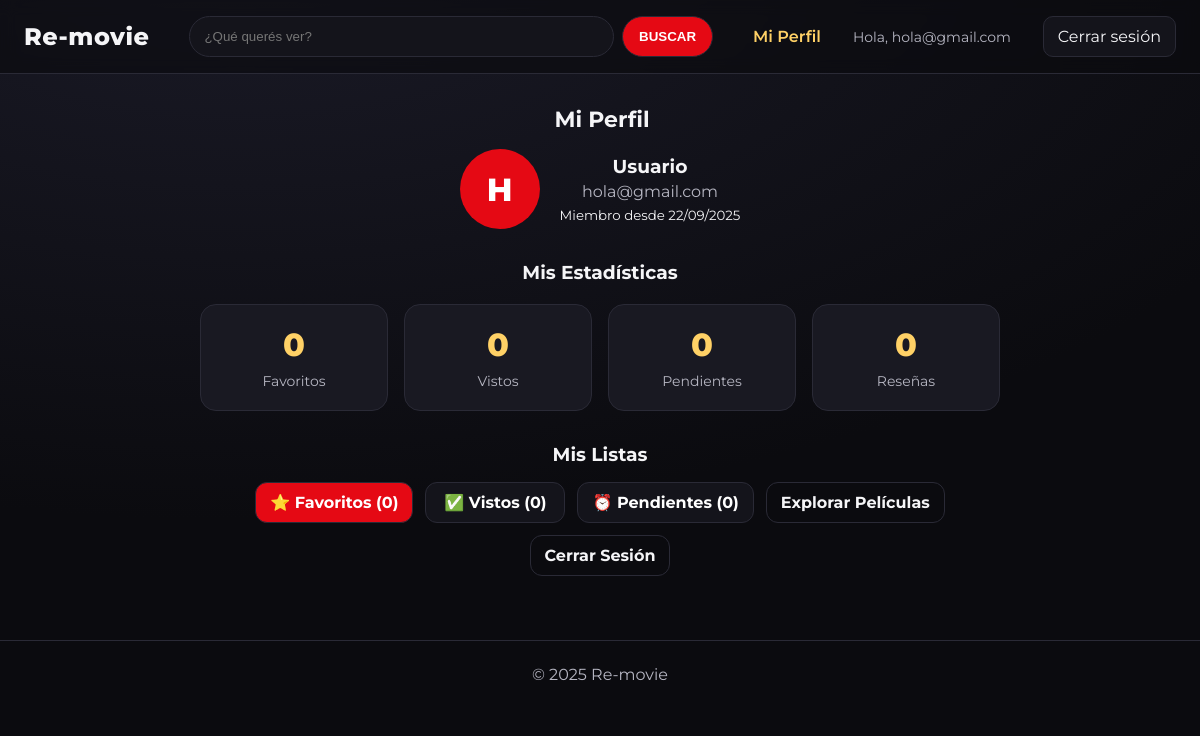
The page /perfil.php (signed in) on the database its author committed.
### tables this page shows
CREATE TABLE `usuarios` (
  `id_usuario` int(11) NOT NULL,
  `nombre_usuario` varchar(50) NOT NULL,
  `email` varchar(100) NOT NULL,
  `password_hash` varchar(255) NOT NULL,
  `fecha_registro` timestamp NOT NULL DEFAULT current_timestamp(),
  `avatar_url` varchar(255) DEFAULT NULL,
  `rol` enum('usuario','admin') DEFAULT 'usuario'
);

### public/perfil.php (the view, shortened to what this page needs)
<?php
include __DIR__ . '/header.php';
$pdo = db();
$user_id = $_SESSION['user_id'];
$stmt = $pdo->prepare("SELECT email, nombre_usuario, fecha_registro FROM usuarios WHERE id_usuario = :id");
$stmt->execute([':id' => $user_id]);
$user = $stmt->fetch();
$stats = [
    'favoritos' => 0,
    'vistos' => 0,
    'pendientes' => 0,
    'resenas' => 0
];
$fav_stmt = $pdo->prepare("SELECT COUNT(*) as count FROM favoritos WHERE id_usuario = :id");
$fav_stmt->execute([':id' => $user_id]);
$stats['favoritos'] = $fav_stmt->fetch()['count'];
$watched_stmt = $pdo->prepare("SELECT COUNT(*) as count FROM vistas WHERE id_usuario = :id");
$watched_stmt->execute([':id' => $user_id]);
$stats['vistos'] = $watched_stmt->fetch()['count'];
$pending_stmt = $pdo->prepare("SELECT COUNT(*) as count FROM pendientes WHERE id_usuario = :id");
$pending_stmt->execute([':id' => $user_id]);
$stats['pendientes'] = $pending_stmt->fetch()['count'];
$reviews_stmt = $pdo->prepare("SELECT COUNT(*) as count FROM calificaciones WHERE id_usuario = :id AND comentario IS NOT NULL");
$reviews_stmt->execute([':id' => $user_id]);
$stats['resenas'] = $reviews_stmt->fetch()['count'];
?>
<section class="section">
  <div class="profile-container">
    <div class="profile-header">
      <h2>Mi Perfil</h2>
      <div class="profile-info">
        <div class="profile-avatar">
          <?= strtoupper(substr($user['nombre_usuario'] ?: $user['email'], 0, 1)) ?>
        </div>
        <div class="profile-details">
          <h3><?= htmlspecialchars($user['nombre_usuario'] ?: 'Usuario') ?></h3>
          <p><?= htmlspecialchars($user['email']) ?></p>
          <small>Miembro desde <?= date('d/m/Y', strtotime($user['fecha_registro'])) ?></small>
        </div>
      </div>
    </div>
    <div class="profile-stats">
      <h3>Mis Estadísticas</h3>
      <div class="stats-grid">
        <div class="stat-card">
          <div class="stat-number"><?= $stats['favoritos'] ?></div>
          <div class="stat-label">Favoritos</div>
        </div>
        <div class="stat-card">
          <div class="stat-number"><?= $stats['vistos'] ?></div>
          <div class="stat-label">Vistos</div>
        </div>
        <div class="stat-card">
          <div class="stat-number"><?= $stats['pendientes'] ?></div>
          <div class="stat-label">Pendientes</div>
        </div>
        <div class="stat-card">
          <div class="stat-number"><?= $stats['resenas'] ?></div>
          <div class="stat-label">Reseñas</div>
        </div>
      </div>
    </div>
    <div class="profile-actions">
      <h3>Mis Listas</h3>
      <div class="action-buttons">
        <a href="favoritos.php" class="btn">⭐ Favoritos (<?= $stats['favoritos'] ?>)</a>
        <a href="vistos.php" class="btn secondary">✅ Vistos (<?= $stats['vistos'] ?>)</a>
        <a href="pendientes.php" class="btn secondary">⏰ Pendientes (<?= $stats['pendientes'] ?>)</a>
        <a href="index.php" class="btn outline">Explorar Películas</a>
        <a href="logout.php" class="btn outline">Cerrar Sesión</a>
      </div>
    </div>
  </div>
</section>
<?php include __DIR__ . '/footer.php'; ?>

### public/header.php (shortened to what this page needs)
<?php
$isLoggedIn = isset($_SESSION['user_id']);
?>
<!doctype html>
<html lang="es">
<head>
  <link rel="stylesheet" href="assets/styles.css">
</head>
<body>
<header class="topbar">
  <a class="brand" href="index.php">Re-movie</a>
  <form class="search" action="search.php" method="get">
    <input name="q" type="search" placeholder="¿Qué querés ver?" value="<?= isset($_GET['q']) ? htmlspecialchars($_GET['q']) : '' ?>">
    <button type="submit">BUSCAR</button>
  </form>
  <nav class="nav">
    <?php if ($isLoggedIn): ?>
      <a href="perfil.php" class="user-profile-link">Mi Perfil</a>
      <span class="user-greeting">Hola, <?= htmlspecialchars($_SESSION['email']) ?></span>
      <a href="logout.php" class="btn-secondary">Cerrar sesión</a>
    <?php else: ?>
      <a href="login.php" class="btn-secondary">Iniciar sesión</a>
    <?php endif; ?>
  </nav>
</header>
<main class="container">

### public/footer.php (shortened to what this page needs)
</main>
<footer class="footer">
  <div>© <?= date('Y') ?> Re-movie</div>
</footer>
</body>
</html>

### public/assets/styles.css (style rules this page uses)
:root { --bg: #0b0b0f; --bg2: #14141b; --text: #f5f5f7; --muted: #b6b6c2; --brand: #e50914; --accent: #ffd166; --card: #191922; --border: #2a2a36; }
* { box-sizing: border-box }
body { margin: 0; font-family: 'Montserrat', system-ui, -apple-system, sans-serif; color: var(--text); background: radial-gradient(1200px 600px at 20% -10%, #1b1b28, #0b0b0f); min-height: 100vh; }
a { color: inherit; text-decoration: none }
.container { max-width: 1200px; margin: 0 auto; padding: 24px }
.topbar { display: flex; align-items: center; gap: 16px; justify-content: space-between; padding: 16px 24px; border-bottom: 1px solid var(--border); background: rgba(10, 10, 14, .6); backdrop-filter: blur(8px); position: sticky; top: 0; z-index: 10; }
.brand { font-weight: 800; font-size: 24px; letter-spacing: .5px }
.search { display: flex; gap: 8px; flex: 1; max-width: 640px; margin: 0 24px }
.search input { flex: 1; padding: 12px 14px; border-radius: 999px; border: 1px solid var(--border); background: var(--bg2); color: var(--text) }
.search button { padding: 12px 16px; border-radius: 999px; border: 1px solid var(--border); background: var(--brand); color: white; font-weight: 700 }
.nav { display: flex; align-items: center; gap: 16px }
.btn-secondary { padding: 10px 14px; border: 1px solid var(--border); border-radius: 10px; background: var(--bg2) }
.section h2 { font-size: 22px; margin: 8px 0 16px 4px }
.footer { padding: 24px; border-top: 1px solid var(--border); color: var(--muted); text-align: center; margin-top: 40px }
.btn { padding: 10px 14px; border-radius: 12px; border: 1px solid var(--border); background: var(--brand); color: white; font-weight: 700; cursor: pointer; display: inline-block; text-decoration: none; transition: all 0.2s ease; }
.btn.secondary { background: var(--bg2) }
.btn.outline { background: transparent; border-color: var(--border); color: var(--text); }
.user-greeting { margin-right: 16px; color: var(--muted); font-size: 14px }
.user-profile-link { margin-right: 16px; color: var(--accent); font-weight: 600; text-decoration: none; }
.profile-container { max-width: 800px; margin: 0 auto; }
.profile-header { text-align: center; margin-bottom: 32px; }
.profile-info { display: flex; align-items: center; justify-content: center; gap: 20px; margin-top: 16px; }
.profile-avatar { width: 80px; height: 80px; border-radius: 50%; background: var(--brand); display: flex; align-items: center; justify-content: center; font-size: 32px; font-weight: 800; color: white; }
.profile-details h3 { margin: 0 0 4px 0; color: var(--text); }
.profile-details p { margin: 0 0 4px 0; color: var(--muted); }
.profile-stats { margin-bottom: 32px; }
.profile-stats h3 { text-align: center; margin-bottom: 20px; }
.stats-grid { display: grid; grid-template-columns: repeat(auto-fit, minmax(150px, 1fr)); gap: 16px; }
.stat-card { background: var(--card); border: 1px solid var(--border); border-radius: 16px; padding: 20px; text-align: center; }
.stat-number { font-size: 32px; font-weight: 800; color: var(--accent); margin-bottom: 8px; }
.stat-label { color: var(--muted); font-size: 14px; }
.profile-actions { text-align: center; }
.profile-actions h3 { margin-bottom: 16px; }
.action-buttons { display: flex; gap: 12px; justify-content: center; flex-wrap: wrap; }
.action-buttons .btn { min-width: 140px; }

### rows shown on the page
usuarios: nombre_usuario+email "H", nombre_usuario "Usuario", email "hola@gmail.com", fecha_registro "22/09/2025"

### other values the page prints
$_SESSION['email'] "hola@gmail.com"
$stats['favoritos'] "0"
$stats['vistos'] "0"
$stats['pendientes'] "0"
$stats['resenas'] "0"
